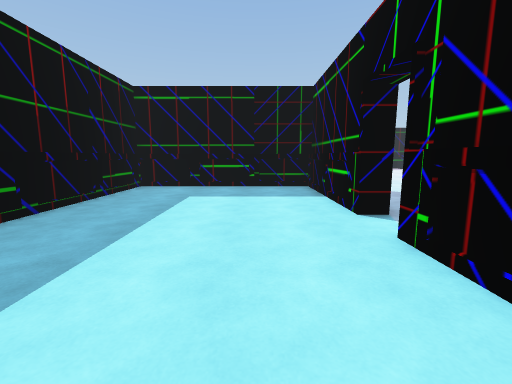
[1] (above)

22 first-person views from a walk through a 3-D level made in the Unity game engine. The camera is 1.4 m above the floor, tilts 8° down and sees 90° across. The floor is counted in squares, 1 m on a side. Each view is taken from the middle of a square. On the plan, view 1 faces up. The plan holds only what a view shows up to about 13 squares ahead; the rest is blank. The player character is not drawn. Some animated figures are not drawn. Some surface patterns are stand-ins.

[2]
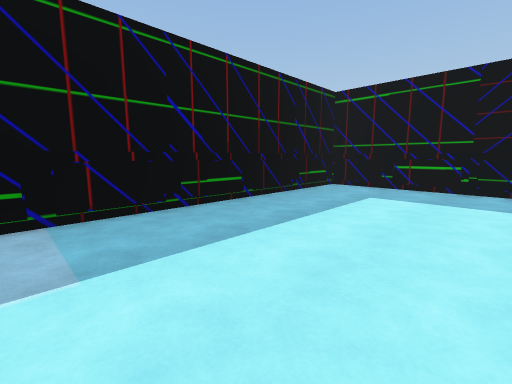

[3]
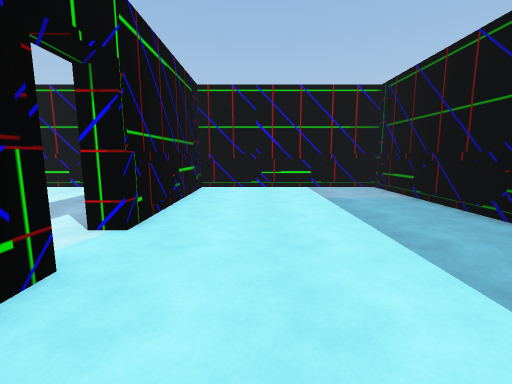

[4]
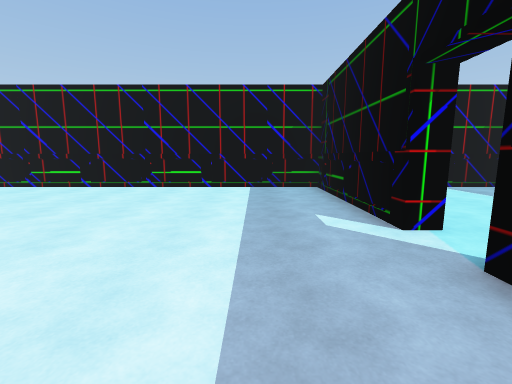

[5]
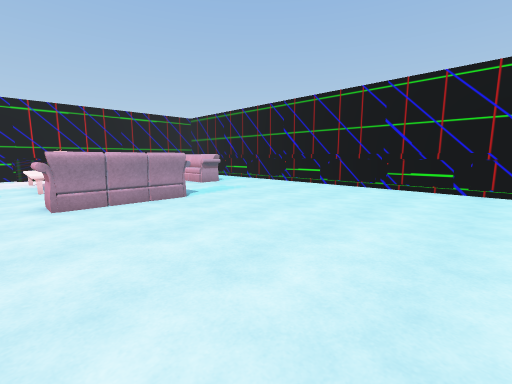

[6]
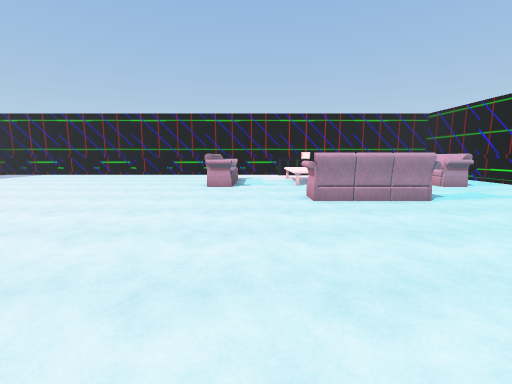

[7]
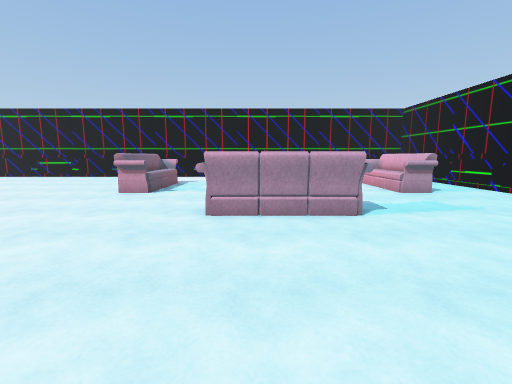

[8]
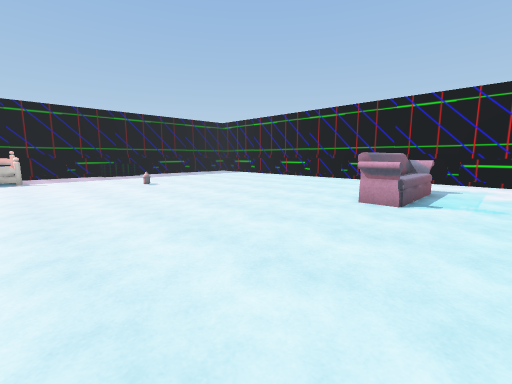

[9]
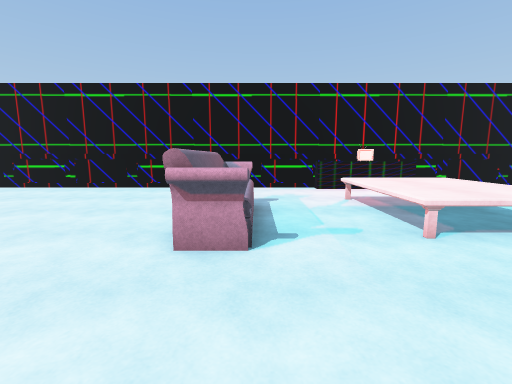

[10]
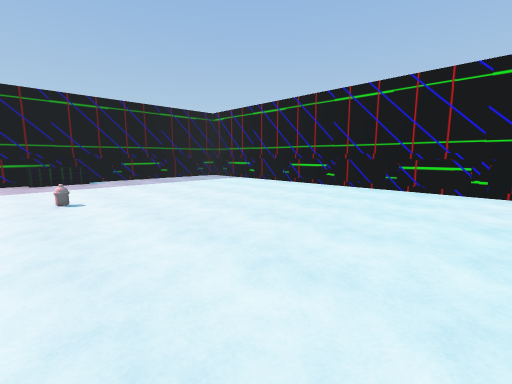

[11]
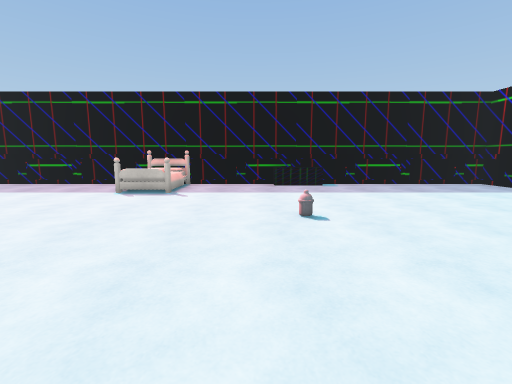

[12]
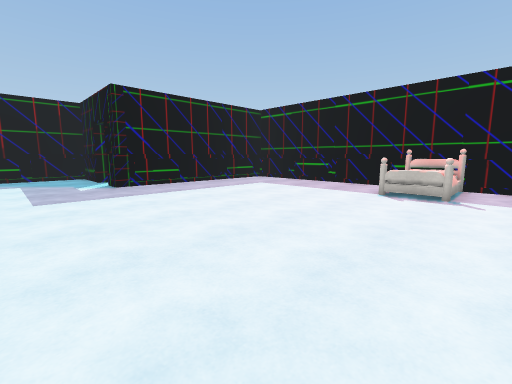

[13]
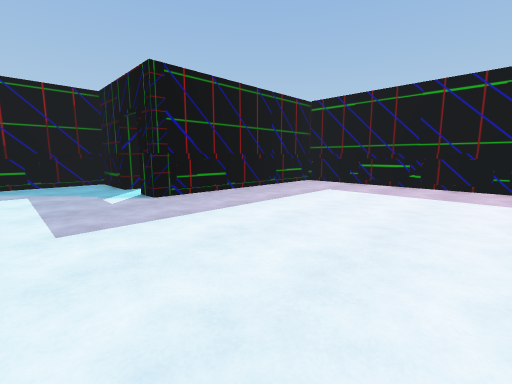

[14]
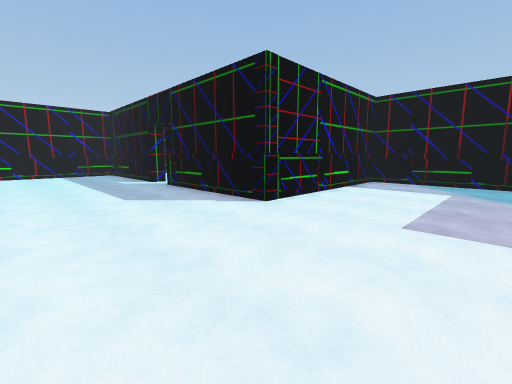

[15]
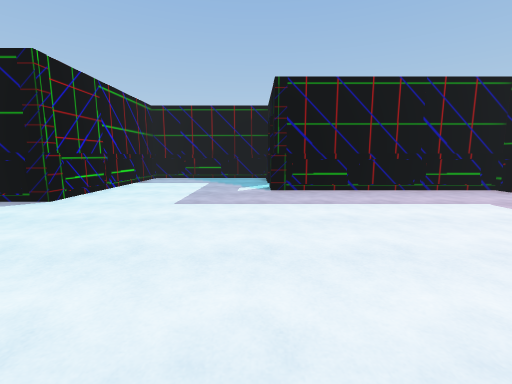

[16]
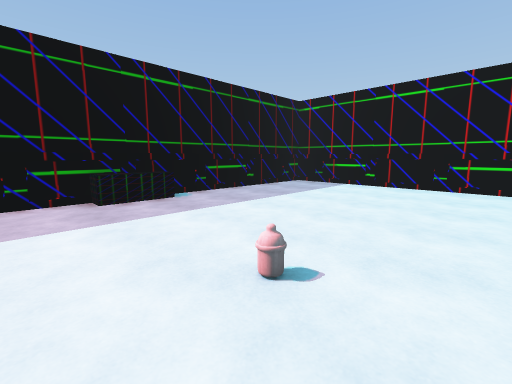

[17]
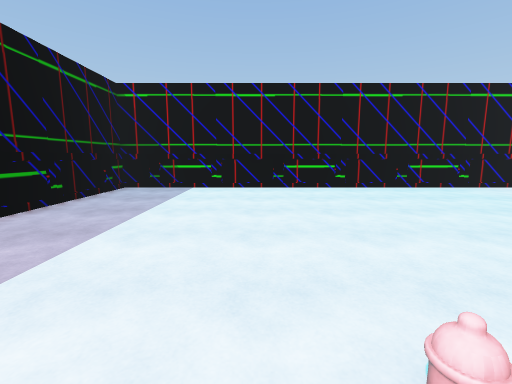

[18]
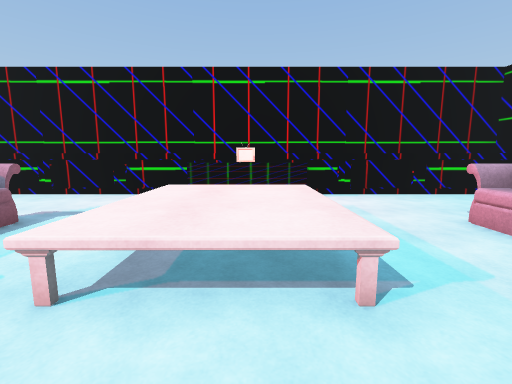

[19]
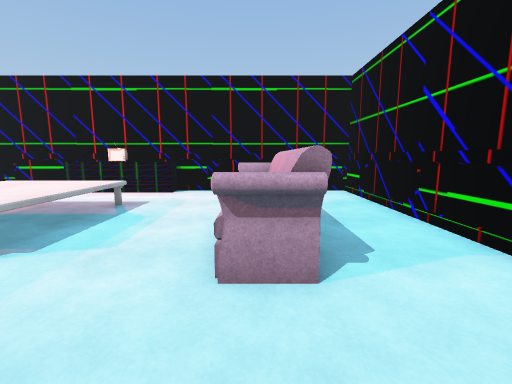

[20]
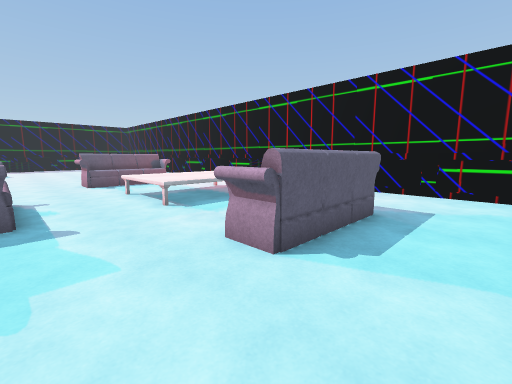

[21]
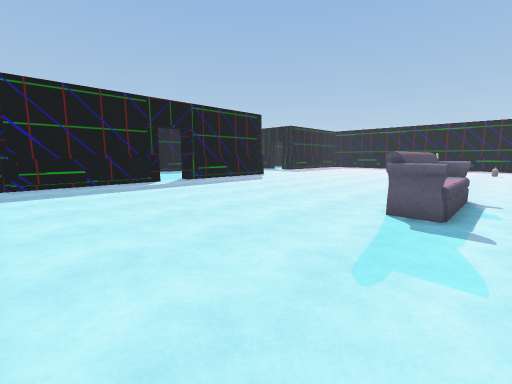

[22]
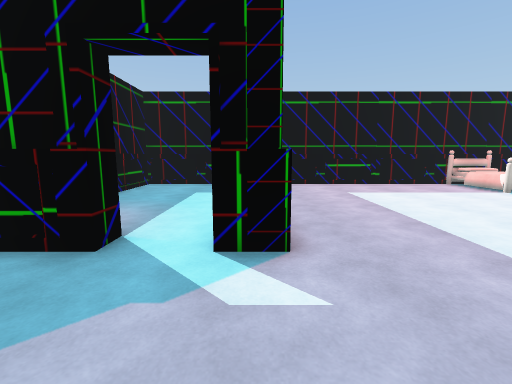

### Floor plan
Ten units are one square. View 1 is at (0, 0); x grows to the right and y downward. Boxes are objects, and circles mark ways between rooms. Rooms are numbered by the first view taken in them; rooms with no view inside come last. Other rooms are left out.
<svg viewBox="-59 -294 329 326">
<path fill="none" stroke="#000" d="M32 -60 25 -60 25 -119 -54 -119 -54 27 25 27 25 -43 32 -43M32 -43 32 27 265 27 265 -289 4 -289 4 -196 -6 -196M259 -74 259 -84M-24 -205 -24 -196 -54 -196 -54 -138M-41 -126 32 -126 32 -60M265 -42 259 -42 259 -56M-21 -289 -54 -289 -54 -259"/>
<rect x="95" y="-285" width="30" height="30" fill="#bbb"><title>other object</title></rect>
<rect x="145" y="-85" width="20" height="50" fill="#bbb"><title>sofa</title></rect>
<rect x="155" y="-225" width="10" height="10" fill="#bbb"><title>other object</title></rect>
<rect x="155" y="-285" width="30" height="10" fill="#bbb"><title>other object</title></rect>
<rect x="185" y="-15" width="40" height="20" fill="#bbb"><title>sofa</title></rect>
<rect x="185" y="-85" width="50" height="40" fill="#bbb"><title>other object</title></rect>
<rect x="185" y="-125" width="40" height="20" fill="#bbb"><title>sofa</title></rect>
<rect x="255" y="-75" width="10" height="20" fill="#bbb"><title>other object</title></rect>
<circle cx="30" cy="-55" r="3" fill="#2a7"/>
<text x="-10" y="-50">1</text>
<text x="120" y="-140">2</text>
</svg>
Room 1 opens to room 2.

Where each view was taken, in squares from view 1:
view 1: 0 up, 0 right, facing up
view 2: 0 up, 1 right, facing up-left
view 3: 9 up, 0 right, facing down
view 4: 9 up, 6 right, facing down
view 5: 9 up, 7 right, facing down-right
view 6: 10 up, 7 right, facing right
view 7: 7 up, 9 right, facing right
view 8: 9 up, 11 right, facing up-right
view 9: 11 up, 15 right, facing right
view 10: 13 up, 15 right, facing up-right
view 11: 16 up, 15 right, facing up
view 12: 16 up, 13 right, facing up-left
view 13: 16 up, 9 right, facing up-left
view 14: 18 up, 9 right, facing down-left
view 15: 19 up, 11 right, facing left
view 16: 20 up, 14 right, facing up-right
view 17: 23 up, 15 right, facing right
view 18: 6 up, 17 right, facing right
view 19: 1 up, 16 right, facing right
view 20: 2 down, 16 right, facing up-right
view 21: 2 down, 17 right, facing up-left
view 22: 16 up, 0 right, facing up
